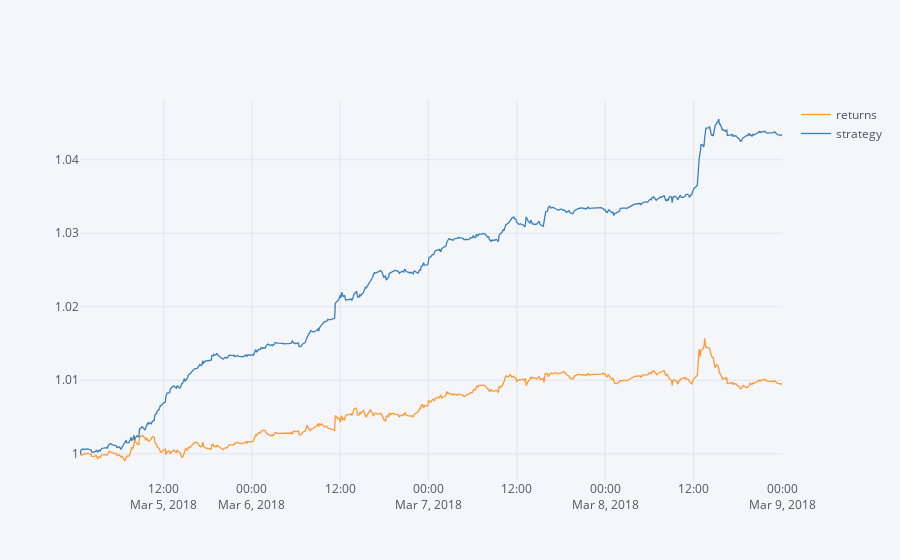

The code cell stored with this chart in its notebook:
### Code cell
# in-sample | unleveraged | no bid-ask spread or transaction costs
data.loc[train_x.index][['returns', 'strategy']].cumsum().apply(np.exp).iplot()

### Figure 1 — Plotly figure (JSON) as saved in the notebook; plotly's stock layout.template omitted (floating-point values rounded to 4 significant figures; data arrays with more than 128 entries replaced by an {"elided": "..."} marker saying what was removed)
{"data": [{"line": {"color": "rgba(255, 153, 51, 1.0)", "dash": "solid", "width": 1.3}, "mode": "lines", "name": "returns", "text": "", "type": "scatter", "x": {"elided": "573 str values"}, "y": {"elided": "573 float values"}}, {"line": {"color": "rgba(55, 128, 191, 1.0)", "dash": "solid", "width": 1.3}, "mode": "lines", "name": "strategy", "text": "", "type": "scatter", "x": {"elided": "573 str values"}, "y": {"elided": "573 float values"}}], "layout": {"legend": {"bgcolor": "#F5F6F9", "font": {"color": "#4D5663"}}, "paper_bgcolor": "#F5F6F9", "plot_bgcolor": "#F5F6F9", "titlefont": {"color": "#4D5663"}, "xaxis1": {"gridcolor": "#E1E5ED", "showgrid": true, "tickfont": {"color": "#4D5663"}, "title": "", "titlefont": {"color": "#4D5663"}, "zerolinecolor": "#E1E5ED"}, "yaxis1": {"gridcolor": "#E1E5ED", "showgrid": true, "tickfont": {"color": "#4D5663"}, "title": "", "titlefont": {"color": "#4D5663"}, "zerolinecolor": "#E1E5ED"}}}
